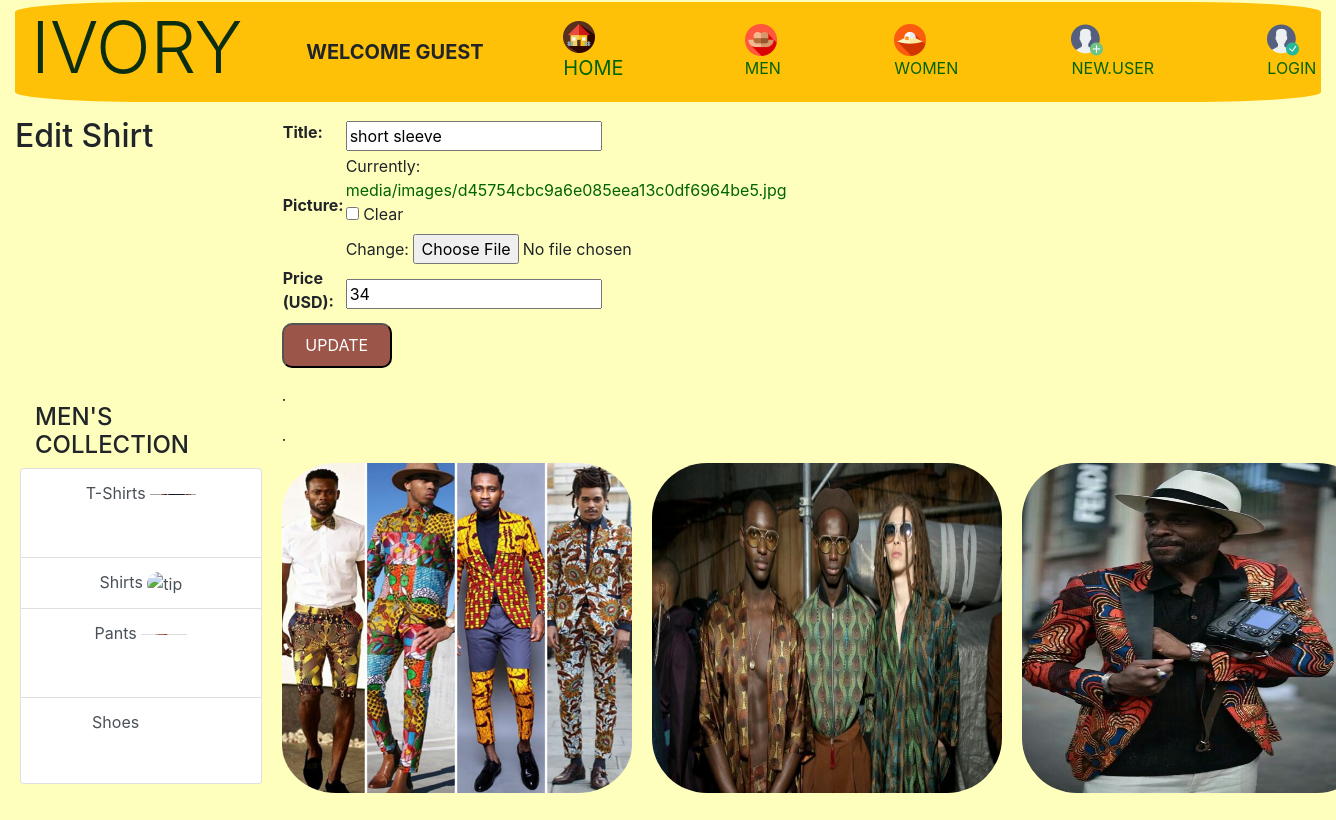
The page /editshirt/2/ on the database as committed earlier.
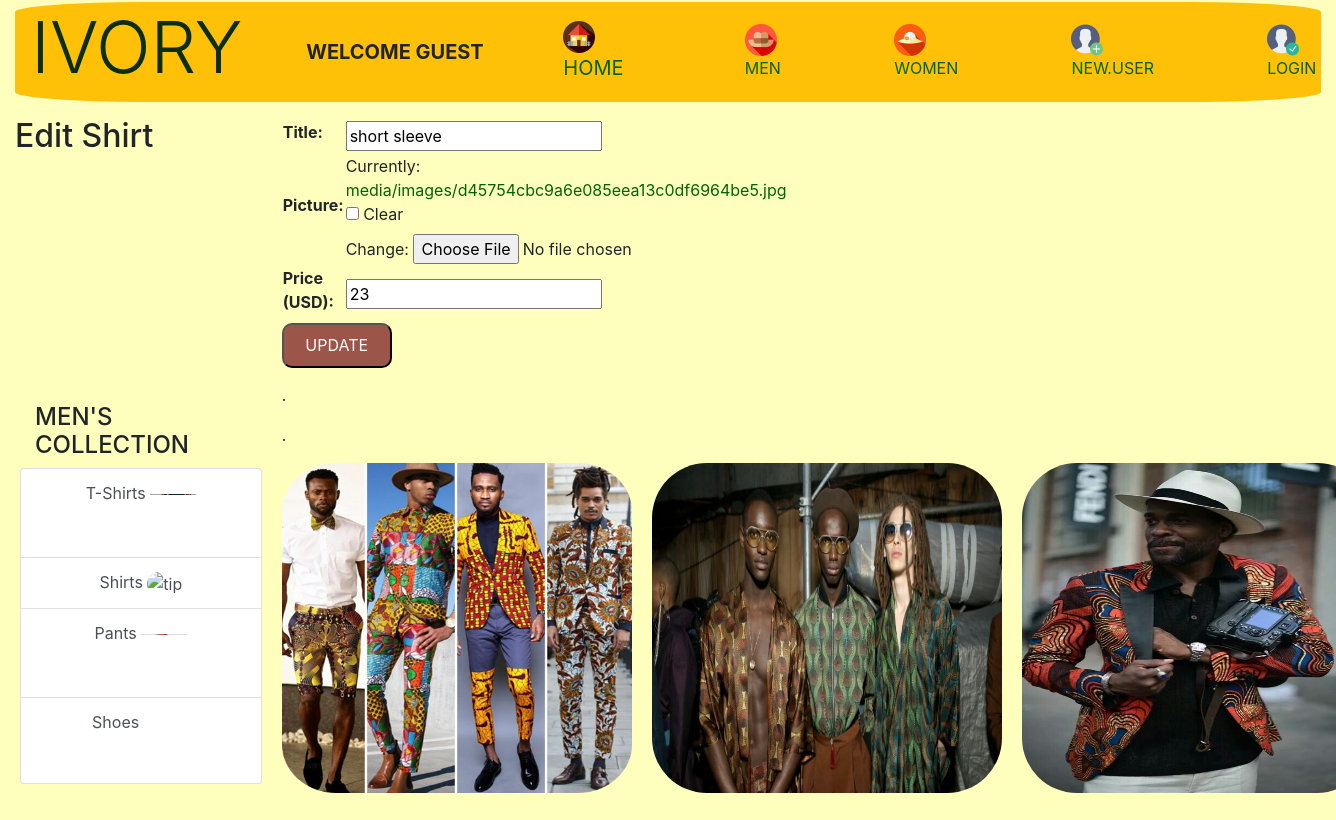
The same page on the database as committed later.
### ivoryApp/models.py (models this page shows, shortened)
class Shirt(models.Model):
    s_title = models.CharField(max_length=200)
    s_picture = models.ImageField(upload_to="media/images/", null=True, blank=True)
    s_price = models.IntegerField(default=0)
    s_ForeignKey = models.ForeignKey(UserLoginModel, on_delete=models.SET_NULL, null=True, blank=True)

### ivoryApp/views.py (the view)
# urls.py: path('editshirt/<int:s_id>/', views.editshirt, name='editshirt'),
def editshirt(request, s_id):
    edit_shirt = get_object_or_404(Shirt, pk=s_id)
    editedShirt = ShirtForm(request.POST or None, instance=edit_shirt)
    if editedShirt.is_valid():
        editedShirt.save()
        return redirect('shirtmen')
    return render(request, 'ivoryApp/edititem/editShirt.html', {'editedShirt': editedShirt})

### ivoryApp/forms.py
class ShirtForm(forms.ModelForm):
    class Meta:
        model = Shirt
        exclude = ["s_ForeignKey"]
        labels = {
            's_title': 'Title',
            's_picture': 'Picture',
            's_price': 'Price (USD)',
        }

### ivoryApp/templates/ivoryApp/edititem/editShirt.html (shortened to what this page needs)
{% extends 'ivoryApp/men.html' %}
{% block content %}
    <h2>Edit Shirt</h2>
    <form method="post">
        <table>
            <tr>
                <td>{{ editedShirt }}</td>
            </tr>
        </table>
        <button>UPDATE</button>
    </form>
{% endblock %}

Rows that differ between the two databases and show on the page:
changed Shirt "short sleeve": s_price "34" → "23"
